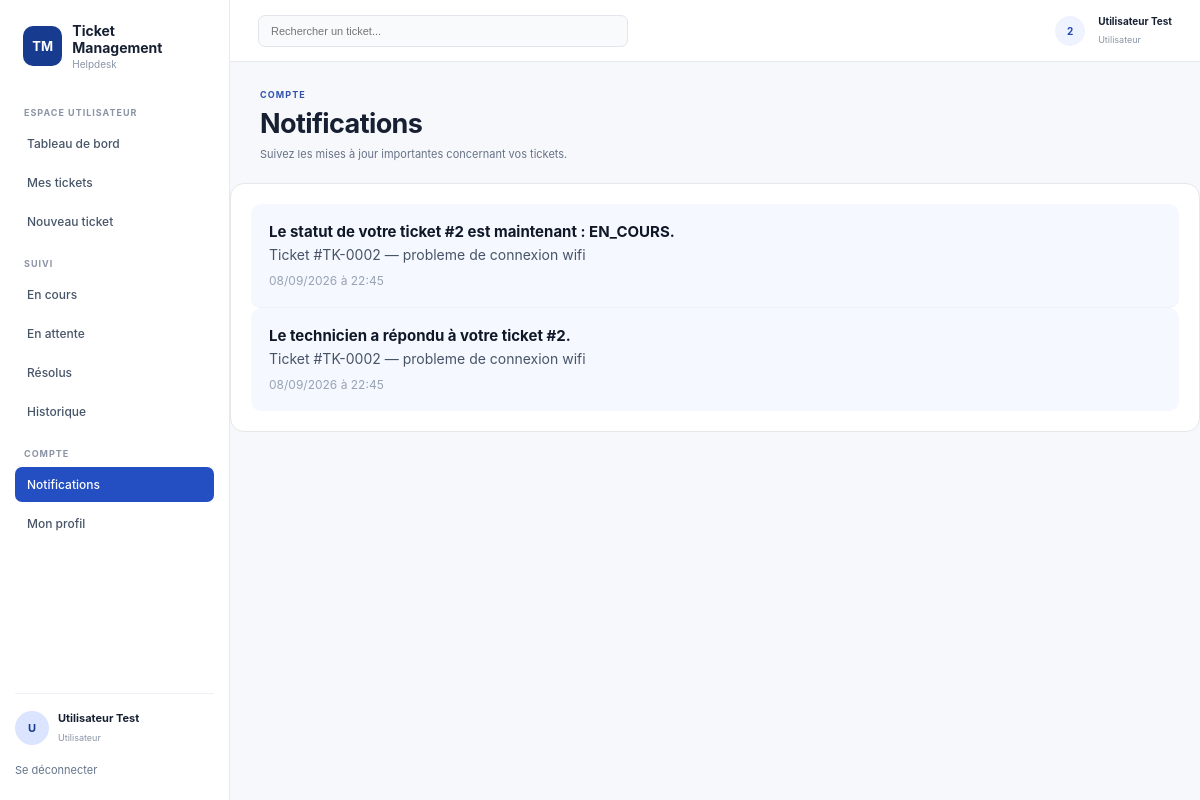
/user/notifications (signed in), run on the app's committed database.
### models.py (models this page shows, shortened)
class Utilisateur(UserMixin, db.Model):
    id = db.Column(db.Integer, primary_key=True)
    nom = db.Column(db.String(100), nullable=False)
    email = db.Column(db.String(120), unique=True, nullable=False)
    mot_de_passe_hash = db.Column(db.String(255), nullable=False)
    role = db.Column(db.Enum(RoleUtilisateur), nullable=False)
    date_creation = db.Column(db.DateTime, default=datetime.utcnow)

class Notification(db.Model):
    id = db.Column(db.Integer, primary_key=True)
    message = db.Column(db.String(255), nullable=False)
    lu = db.Column(db.Boolean, default=False)
    date_creation = db.Column(db.DateTime, default=datetime.utcnow)
    utilisateur_id = db.Column(
        db.Integer,
        db.ForeignKey("utilisateur.id"),
        nullable=False
    )
    ticket_id = db.Column(
        db.Integer,
        db.ForeignKey("ticket.id"),
        nullable=True
    )
    utilisateur = db.relationship(
        "Utilisateur",
        backref="notifications"
    )
    ticket = db.relationship(
        "Ticket",
        backref="notifications"
    )

class Ticket(db.Model):
    id = db.Column(db.Integer, primary_key=True)
    titre = db.Column(db.String(150), nullable=False)
    description = db.Column(db.Text, nullable=False)
    priorite = db.Column(
        db.Enum(PrioriteTicket),
        default=PrioriteTicket.MOYENNE,
        nullable=False
    )
    statut = db.Column(
        db.Enum(StatutTicket),
        default=StatutTicket.NOUVEAU,
        nullable=False
    )
    date_creation = db.Column(db.DateTime, default=datetime.utcnow)
    date_resolution = db.Column(db.DateTime, nullable=True)
    demandeur_id = db.Column(
        db.Integer,
        db.ForeignKey("utilisateur.id"),
        nullable=False
    )
    technicien_id = db.Column(
        db.Integer,
        db.ForeignKey("utilisateur.id"),
        nullable=True
    )
    categorie_id = db.Column(
        db.Integer,
        db.ForeignKey("categorie.id"),
        nullable=False
    )
    demandeur = db.relationship(
        "Utilisateur",
        foreign_keys=[demandeur_id],
        backref="tickets_crees"
    )
    technicien = db.relationship(
        "Utilisateur",
        foreign_keys=[technicien_id],
        backref="tickets_assignes"
    )
    categorie = db.relationship(
        "Categorie",
        backref="tickets"
    )

### app.py (the view)
@app.route("/user/notifications")
@login_required
def notifications_user():
    if current_user.role != RoleUtilisateur.USER:
        flash("Accès non autorisé.")
        return redirect(url_for("login"))
    notifications = (
        Notification.query
        .filter_by(utilisateur_id=current_user.id)
        .order_by(Notification.date_creation.desc())
        .all()
    )
    return render_template(
        "user/notifications.html",
        notifications=notifications
    )

### app.py (called while the page is built)
@login_manager.user_loader
def load_user(user_id):
    return db.session.get(Utilisateur, int(user_id))

### templates/user/notifications.html (shortened to what this page needs)
<!DOCTYPE html>
<html lang="fr">
<head>
    <link
        rel="stylesheet"
        href="{{ url_for('static', filename='css/style.css') }}"
    >
</head>
<body class="user-dashboard-page">
<div class="app-shell">
    <aside class="user-sidebar">
        <div class="user-brand">
            <div class="brand-mark">TM</div>
            <div>
                <strong>Ticket Management</strong>
                <span>Helpdesk</span>
            </div>
        </div>
        <div class="sidebar-section">
            <span class="sidebar-title">
                ESPACE UTILISATEUR
            </span>
            <a href="{{ url_for('dashboard_user') }}" class="sidebar-item">
                Tableau de bord
            </a>
            <a href="{{ url_for('dashboard_user') }}" class="sidebar-item">
                Mes tickets
            </a>
            <a href="{{ url_for('creer_ticket') }}" class="sidebar-item">
                Nouveau ticket
            </a>
        </div>
        <div class="sidebar-section">
            <span class="sidebar-title">
                SUIVI
            </span>
            <a href="{{ url_for('dashboard_user', statut='EN_COURS') }}" class="sidebar-item">
                En cours
            </a>
            <a href="{{ url_for('dashboard_user', statut='EN_ATTENTE') }}" class="sidebar-item">
                En attente
            </a>
            <a href="{{ url_for('dashboard_user', statut='RESOLU') }}" class="sidebar-item">
                Résolus
            </a>
            <a href="{{ url_for('historique_user') }}" class="sidebar-item">
                Historique
            </a>
        </div>
       <div class="sidebar-section">
    <span class="sidebar-title">
        COMPTE
    </span>
    <a href="{{ url_for('notifications_user') }}"
       class="sidebar-item active">
        Notifications
    </a>
    <a href="{{ url_for('profil_user') }}"
       class="sidebar-item">
        Mon profil
    </a>
</div>
        <div class="sidebar-bottom">
            <div class="sidebar-user">
                <div class="avatar">
                    {{ current_user.nom[0]|upper }}
                </div>
                <div>
                    <strong>{{ current_user.nom }}</strong>
                    <span>Utilisateur</span>
                </div>
            </div>
            <a href="{{ url_for('logout') }}" class="sidebar-logout">
                Se déconnecter
            </a>
        </div>
    </aside>
    <main class="user-content">
        <div class="user-topbar">
            <div class="search-box">
                <form method="GET" action="{{ url_for('dashboard_user') }}" class="search-form">
                    <input
                        type="text"
                        name="q"
                        placeholder="Rechercher un ticket..."
                    >
                </form>
            </div>
            <div class="topbar-right">
                <div class="notification-circle">
                    {{ notifications|selectattr('lu', 'equalto', false)|list|length }}
                </div>
                <div class="top-user">
                    <strong>{{ current_user.nom }}</strong>
                    <span>Utilisateur</span>
                </div>
            </div>
        </div>
        <section class="dashboard-intro">
            <div>
                <span class="eyebrow">
                    COMPTE
                </span>
                <h1>
                    Notifications
                </h1>
                <p>
                    Suivez les mises à jour importantes concernant vos tickets.
                </p>
            </div>
        </section>
        <section class="notifications-section">
            {% if notifications %}
                {% for notification in notifications %}
                    <article class="notification-item {% if not notification.lu %}unread{% endif %}">
                        <div class="notification-content">
                            <strong>
                                {{ notification.message }}
                            </strong>
                            {% if notification.ticket %}
                                <p>
                                    Ticket #TK-{{ "%04d"|format(notification.ticket.id) }}
                                    — {{ notification.ticket.titre }}
                                </p>
                            {% endif %}
                            <span>
                                {{ notification.date_creation.strftime("%d/%m/%Y à %H:%M") }}
                            </span>
                        </div>
                    </article>
                {% endfor %}
            {% endif %}
        </section>
    </main>
</div>
</body>
</html>

### static/css/style.css (style rules this page uses)
* { margin: 0; padding: 0; box-sizing: border-box; }
body { font-family: Inter, Arial, Helvetica, sans-serif; color: #111827; }
.user-dashboard-page { margin: 0; background: #f6f8fc; color: #172033; }
.app-shell { min-height: 100vh; display: grid; grid-template-columns: 230px 1fr; }
.user-sidebar { min-height: 100vh; background: #ffffff; border-right: 1px solid #e6eaf0; padding: 22px 15px; display: flex; flex-direction: column; }
.user-brand { display: flex; align-items: center; gap: 10px; padding: 0 8px 22px; }
.brand-mark { width: 40px; height: 40px; border-radius: 10px; background: #173b8f; color: #ffffff; display: flex; align-items: center; justify-content: center; font-size: 13px; font-weight: 700; }
.user-brand strong { display: block; font-size: 14px; }
.user-brand span { display: block; margin-top: 2px; color: #8a94a6; font-size: 10px; }
.sidebar-section { margin-top: 15px; }
.sidebar-title { display: block; margin: 0 9px 8px; color: #8b94a5; font-size: 9px; font-weight: 700; letter-spacing: 1px; }
.sidebar-item { display: block; padding: 10px 12px; margin-bottom: 4px; border-radius: 7px; color: #475569; font-size: 12px; font-weight: 500; text-decoration: none; }
.sidebar-item.active { background: #244fc3; color: #ffffff; }
.sidebar-bottom { margin-top: auto; padding-top: 17px; border-top: 1px solid #eef1f5; }
.sidebar-user { display: flex; align-items: center; gap: 9px; margin-bottom: 13px; }
.avatar { width: 34px; height: 34px; border-radius: 50%; background: #dbe5ff; color: #173b8f; display: flex; align-items: center; justify-content: center; font-size: 11px; font-weight: 700; }
.sidebar-user strong { display: block; font-size: 11px; }
.sidebar-user span { color: #8a94a6; font-size: 9px; }
.sidebar-logout { color: #64748b; font-size: 11px; text-decoration: none; }
.user-content { min-width: 0; }
.user-topbar { height: 62px; background: #ffffff; border-bottom: 1px solid #e6eaf0; padding: 0 28px; display: flex; align-items: center; justify-content: space-between; }
.search-box { width: 370px; }
.search-box input { width: 100%; padding: 9px 12px; border: 1px solid #e2e6ec; border-radius: 7px; background: #f8fafc; font-size: 11px; outline: none; }
.topbar-right { display: flex; align-items: center; gap: 13px; }
.notification-circle { width: 30px; height: 30px; border-radius: 50%; background: #eef3ff; color: #2049b5; display: flex; align-items: center; justify-content: center; font-size: 10px; font-weight: 700; }
.top-user strong { display: block; font-size: 10px; }
.top-user span { color: #8b94a5; font-size: 9px; }
.dashboard-intro { padding: 27px 30px 22px; display: flex; justify-content: space-between; align-items: center; gap: 30px; }
.eyebrow { display: block; margin-bottom: 7px; color: #3152ad; font-size: 9px; font-weight: 700; letter-spacing: 1.1px; }
.dashboard-intro h1 { margin: 0 0 7px; font-size: 27px; letter-spacing: -0.6px; }
.dashboard-intro p { margin: 0; color: #687386; font-size: 11px; max-width: 600px; }
.notifications-section { background: #ffffff; border: 1px solid #e5e7eb; border-radius: 14px; padding: 20px; }
.notification-item { padding: 18px; border-bottom: 1px solid #edf0f5; }
.notification-item:last-child { border-bottom: none; }
.notification-item.unread { background: #f5f8ff; border-radius: 10px; }
.notification-content strong { display: block; color: #101828; font-size: 15px; margin-bottom: 5px; }
.notification-content p { margin: 0 0 6px; color: #475467; font-size: 14px; }
.notification-content span { color: #98a2b3; font-size: 12px; }

### data on the page
Utilisateur: nom "U", nom "Utilisateur Test"
Notification: message "Le statut de votre ticket #2 est maintenant : EN_COURS.", ticket.titre "probleme de connexion wifi", date_creation "08/09/2026 à 22:45"
Ticket: ticket.id "0002"
Notification: message "Le technicien a répondu à votre ticket #2.", ticket.titre "probleme de connexion wifi", date_creation "08/09/2026 à 22:45"

### other printed values
{{ notifications|selectattr('lu', 'equalto', false)|list|length }} "2"
